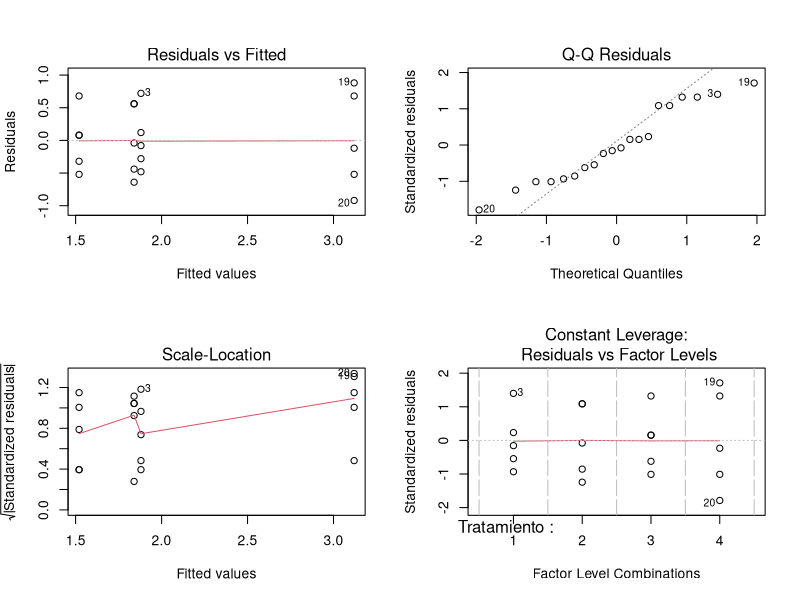
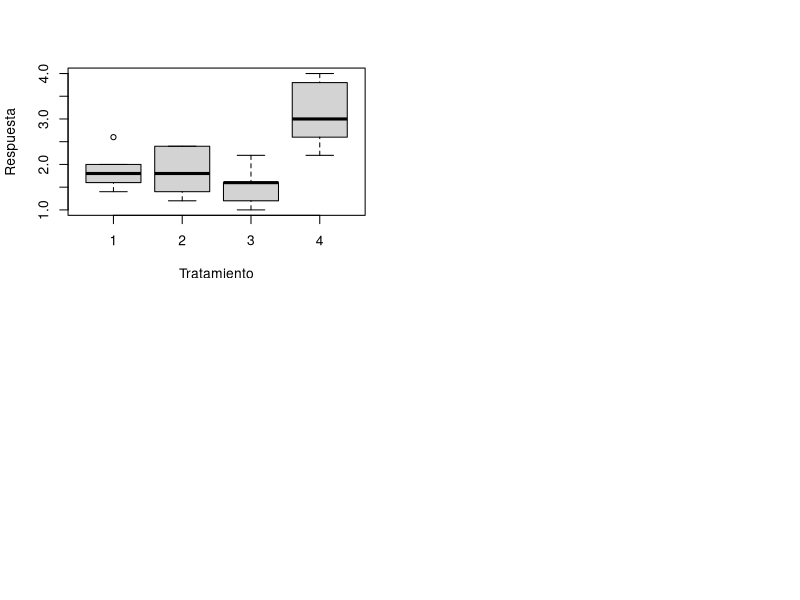

Here is the R script that generated these plots, in order:
# Análisis de varianza de 1 factor con R
## link :: https://www.youtube.com/watch?v=sg1Nw7wCLgo

library(readxl)
library(stats)

df <- readxl::read_xlsx("taller_anova.xlsx")
tratamientos <- read_excel("taller_anova.xlsx")


tratamientos$Tratamiento <- as.character(tratamientos$Tratamiento)

tratamientos$Respuesta <- as.numeric(tratamientos$Respuesta)

tratamientos

modelo_1 <- lm(Respuesta ~ Tratamiento ,data = tratamientos)

anova(modelo_1)

#Analysis of variance aov <- anova
tratamientos_aov <- aov(Respuesta ~ Tratamiento , data = tratamientos)
tratamientos_aov

summary(tratamientos_aov)

#Usando R Console
# Mostrar varias graficas a la vez con la interfaz dividida
par(mfrow = c(2,2))

plot(tratamientos_aov)

boxplot(Respuesta ~ Tratamiento , data = tratamientos)
